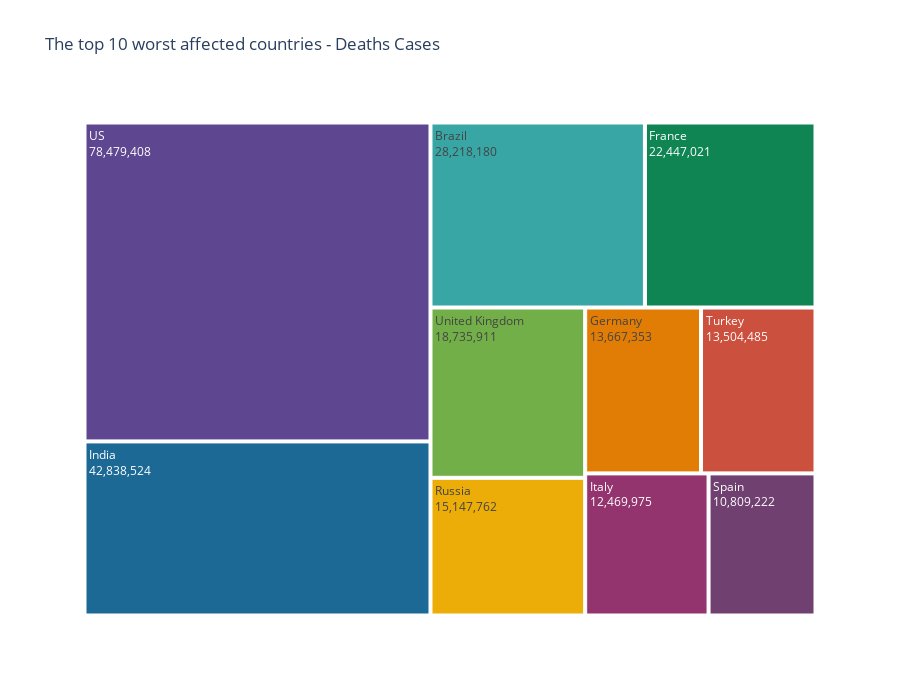

The notebook cell saved with this chart:
### Markdown cell above
### Treemap with the top 10 worst hit countries - confirmed

### Code cell
fig = px.treemap(sorted_confirmed, 
                 path=["country"], 
                 values="confirmed", height=700,
                 title='The top 10 worst affected countries - Deaths Cases',
                 color_discrete_sequence = px.colors.qualitative.Prism)

fig.data[0].textinfo = 'label+text+value'
#fig.write_image("images/fig2.png")

fig.show()

### Figure 1 — Plotly figure (JSON) as saved in the notebook; plotly's stock layout.template omitted (floating-point values rounded to 4 significant figures)
{"data": [{"branchvalues": "total", "domain": {"x": [0, 1], "y": [0, 1]}, "hovertemplate": "labels=%{label}<br>confirmed=%{value}<br>parent=%{parent}<br>id=%{id}<extra></extra>", "ids": ["Brazil", "France", "Germany", "India", "Italy", "Russia", "Spain", "Turkey", "US", "United Kingdom"], "labels": ["Brazil", "France", "Germany", "India", "Italy", "Russia", "Spain", "Turkey", "US", "United Kingdom"], "name": "", "parents": ["", "", "", "", "", "", "", "", "", ""], "textinfo": "label+text+value", "type": "treemap", "values": [28218180, 22447021, 13667353, 42838524, 12469975, 15147762, 10809222, 13504485, 78479408, 18735911]}], "layout": {"height": 700, "legend": {"tracegroupgap": 0}, "title": {"text": "The top 10 worst affected countries - Deaths Cases"}, "treemapcolorway": ["rgb(95, 70, 144)", "rgb(29, 105, 150)", "rgb(56, 166, 165)", "rgb(15, 133, 84)", "rgb(115, 175, 72)", "rgb(237, 173, 8)", "rgb(225, 124, 5)", "rgb(204, 80, 62)", "rgb(148, 52, 110)", "rgb(111, 64, 112)", "rgb(102, 102, 102)"]}}
